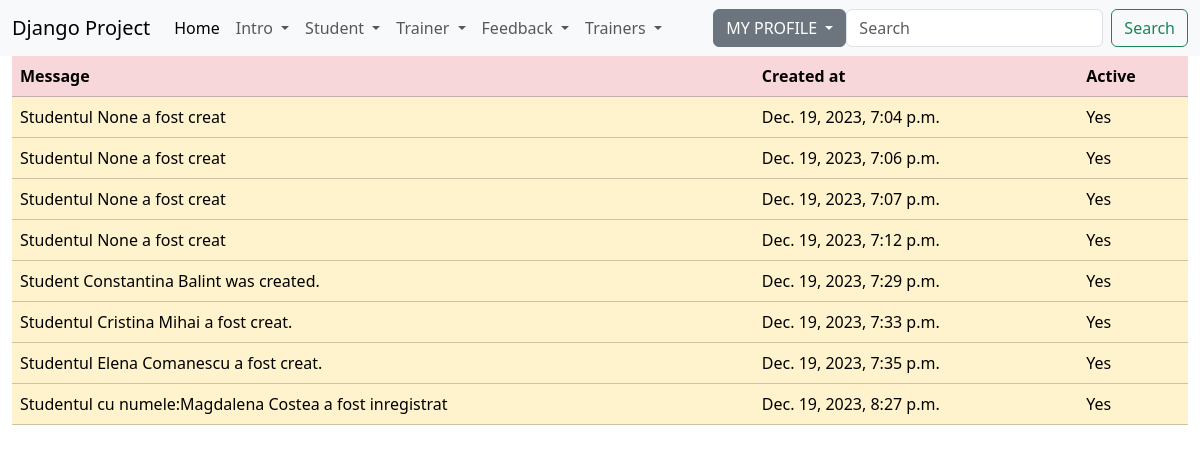
Page /history/ (signed in) on the committed database.
### student/models.py (models this page shows, shortened)
class HistoryStudent(models.Model):
    message = models.TextField(max_length=500)
    created_at = models.DateTimeField(auto_now_add=True)
    active = models.BooleanField(default=True)
    user = models.ForeignKey(User, on_delete=models.CASCADE, null=True)

### student/views.py (the view)
# urls.py: path('history/', views.HistoryStudentListView.as_view(), name='history'),
class HistoryStudentListView(LoginRequiredMixin, ListView):
    template_name = 'student/history_student.html'
    model = HistoryStudent
    context_object_name = 'all_historystudents'

### djangoProject/context_processors.py (called while the page is built)
def get_all_trainers(request):
    return {'trainers': Trainer.objects.all()}

### trainer/models.py (called while the page is built)
    def __str__(self):
        return f'{self.first_name} {self.last_name}'

### templates/student/history_student.html (shortened to what this page needs)
{% extends 'base.html' %}
{% block content %}
    <div class="container-fluid">
    <table class="table table-warning table-hover">
        <thead class="table table-danger">
            <tr>
                <th>Message</th>
                <th>Created at</th>
                <th>Active</th>
            </tr>
        </thead>
        <tbody>
            {% for student in all_historystudents %}
                    <tr>
                        <td>{{ student.message }}</td>
                        <td>{{ student.created_at }}</td>
                        <td> {% if student.active %}
                            Yes
                            {% else %}
                            No
                            {% endif %}
                        </td>
                    </tr>
            {% endfor %}
        </tbody>
    </table>
    </div>
{% endblock %}

### rows in the picture
HistoryStudent: message "Studentul None a fost creat", created_at "Dec. 19, 2023, 7:04 p.m.", active "Yes"
HistoryStudent: message "Studentul None a fost creat", created_at "Dec. 19, 2023, 7:06 p.m.", active "Yes"
HistoryStudent: message "Studentul None a fost creat", created_at "Dec. 19, 2023, 7:07 p.m.", active "Yes"
HistoryStudent: message "Studentul None a fost creat", created_at "Dec. 19, 2023, 7:12 p.m.", active "Yes"
HistoryStudent: message "Student Constantina Balint was created.", created_at "Dec. 19, 2023, 7:29 p.m.", active "Yes"
HistoryStudent: message "Studentul Cristina Mihai a fost creat.", created_at "Dec. 19, 2023, 7:33 p.m.", active "Yes"
HistoryStudent: message "Studentul Elena Comanescu a fost creat.", created_at "Dec. 19, 2023, 7:35 p.m.", active "Yes"
HistoryStudent: message "Studentul cu numele:Magdalena Costea a fost inregistrat", created_at "Dec. 19, 2023, 8:27 p.m.", active "Yes"
